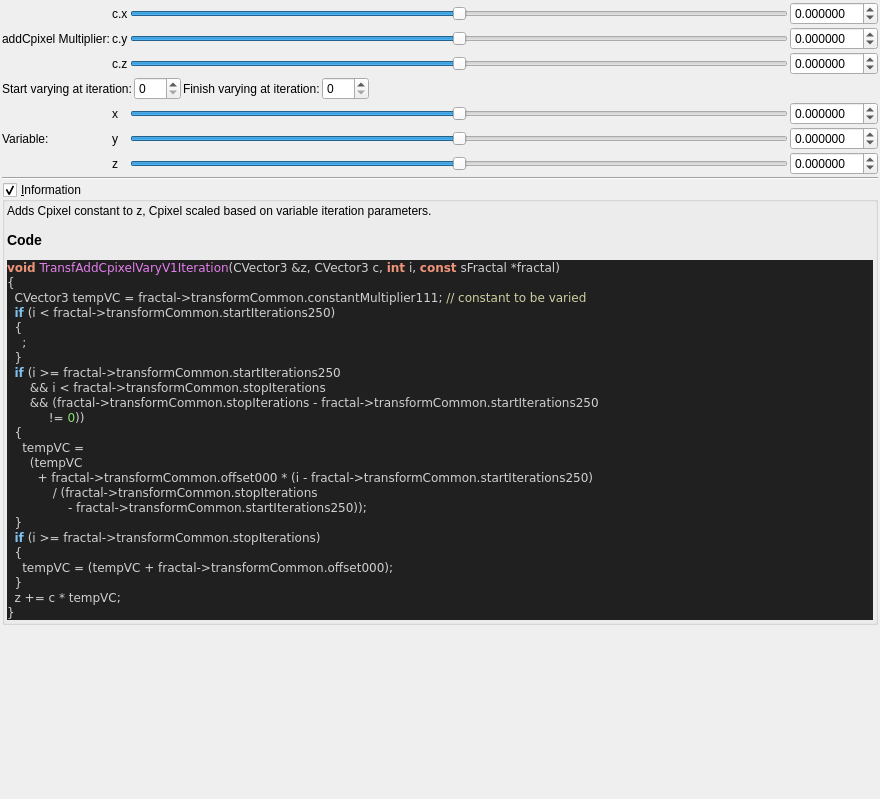
<?xml version="1.0" encoding="UTF-8"?>
<ui version="4.0">
 <class>transf_add_cpixel_vary_v1</class>
 <widget class="QWidget" name="Form">
  <property name="geometry">
   <rect>
    <x>0</x>
    <y>0</y>
    <width>880</width>
    <height>799</height>
   </rect>
  </property>
  <property name="windowTitle">
   <string notr="true">transf_add_cpixel_vary_v1</string>
  </property>
  <layout class="QVBoxLayout" name="verticalLayout">
   <property name="spacing">
    <number>2</number>
   </property>
   <property name="leftMargin">
    <number>2</number>
   </property>
   <property name="topMargin">
    <number>2</number>
   </property>
   <property name="rightMargin">
    <number>2</number>
   </property>
   <property name="bottomMargin">
    <number>2</number>
   </property>
   <item>
    <layout class="QGridLayout" name="gridLayout_44">
     <property name="spacing">
      <number>2</number>
     </property>
     <item row="4" column="1">
      <widget class="QLabel" name="label_167">
       <property name="text">
        <string notr="true">x</string>
       </property>
      </widget>
     </item>
     <item row="4" column="2">
      <widget class="QSlider" name="slider3_transf_offset_000_x">
       <property name="sizePolicy">
        <sizepolicy hsizetype="Expanding" vsizetype="Maximum">
         <horstretch>0</horstretch>
         <verstretch>0</verstretch>
        </sizepolicy>
       </property>
       <property name="minimum">
        <number>-5000000</number>
       </property>
       <property name="maximum">
        <number>5000000</number>
       </property>
       <property name="singleStep">
        <number>1</number>
       </property>
       <property name="orientation">
        <enum>Qt::Horizontal</enum>
       </property>
      </widget>
     </item>
     <item row="6" column="1">
      <widget class="QLabel" name="label_161">
       <property name="text">
        <string notr="true">z</string>
       </property>
      </widget>
     </item>
     <item row="5" column="2">
      <widget class="QSlider" name="slider3_transf_offset_000_y">
       <property name="sizePolicy">
        <sizepolicy hsizetype="Expanding" vsizetype="Maximum">
         <horstretch>0</horstretch>
         <verstretch>0</verstretch>
        </sizepolicy>
       </property>
       <property name="minimum">
        <number>-5000000</number>
       </property>
       <property name="maximum">
        <number>5000000</number>
       </property>
       <property name="singleStep">
        <number>1</number>
       </property>
       <property name="orientation">
        <enum>Qt::Horizontal</enum>
       </property>
      </widget>
     </item>
     <item row="2" column="3">
      <widget class="MyDoubleSpinBox" name="spinbox3_transf_constant_multiplier_111_z">
       <property name="sizePolicy">
        <sizepolicy hsizetype="Minimum" vsizetype="Maximum">
         <horstretch>0</horstretch>
         <verstretch>0</verstretch>
        </sizepolicy>
       </property>
       <property name="prefix">
        <string/>
       </property>
       <property name="suffix">
        <string/>
       </property>
       <property name="decimals">
        <number>6</number>
       </property>
       <property name="minimum">
        <double>-99.989999999999995</double>
       </property>
       <property name="maximum">
        <double>99.989999999999995</double>
       </property>
       <property name="singleStep">
        <double>0.100000000000000</double>
       </property>
      </widget>
     </item>
     <item row="5" column="3">
      <widget class="MyDoubleSpinBox" name="spinbox3_transf_offset_000_y">
       <property name="sizePolicy">
        <sizepolicy hsizetype="Minimum" vsizetype="Maximum">
         <horstretch>0</horstretch>
         <verstretch>0</verstretch>
        </sizepolicy>
       </property>
       <property name="prefix">
        <string/>
       </property>
       <property name="suffix">
        <string/>
       </property>
       <property name="decimals">
        <number>6</number>
       </property>
       <property name="minimum">
        <double>-99.989999999999995</double>
       </property>
       <property name="maximum">
        <double>99.989999999999995</double>
       </property>
       <property name="singleStep">
        <double>0.100000000000000</double>
       </property>
      </widget>
     </item>
     <item row="1" column="1">
      <widget class="QLabel" name="label_162">
       <property name="text">
        <string notr="true">c.y</string>
       </property>
      </widget>
     </item>
     <item row="6" column="2">
      <widget class="QSlider" name="slider3_transf_offset_000_z">
       <property name="sizePolicy">
        <sizepolicy hsizetype="Expanding" vsizetype="Maximum">
         <horstretch>0</horstretch>
         <verstretch>0</verstretch>
        </sizepolicy>
       </property>
       <property name="minimum">
        <number>-5000000</number>
       </property>
       <property name="maximum">
        <number>5000000</number>
       </property>
       <property name="singleStep">
        <number>1</number>
       </property>
       <property name="orientation">
        <enum>Qt::Horizontal</enum>
       </property>
      </widget>
     </item>
     <item row="0" column="1">
      <widget class="QLabel" name="label_160">
       <property name="text">
        <string notr="true">c.x</string>
       </property>
      </widget>
     </item>
     <item row="1" column="2">
      <widget class="QSlider" name="slider3_transf_constant_multiplier_111_y">
       <property name="sizePolicy">
        <sizepolicy hsizetype="Expanding" vsizetype="Maximum">
         <horstretch>0</horstretch>
         <verstretch>0</verstretch>
        </sizepolicy>
       </property>
       <property name="minimum">
        <number>-5000000</number>
       </property>
       <property name="maximum">
        <number>5000000</number>
       </property>
       <property name="singleStep">
        <number>1</number>
       </property>
       <property name="orientation">
        <enum>Qt::Horizontal</enum>
       </property>
      </widget>
     </item>
     <item row="0" column="3">
      <widget class="MyDoubleSpinBox" name="spinbox3_transf_constant_multiplier_111_x">
       <property name="sizePolicy">
        <sizepolicy hsizetype="Minimum" vsizetype="Maximum">
         <horstretch>0</horstretch>
         <verstretch>0</verstretch>
        </sizepolicy>
       </property>
       <property name="prefix">
        <string/>
       </property>
       <property name="suffix">
        <string/>
       </property>
       <property name="decimals">
        <number>6</number>
       </property>
       <property name="minimum">
        <double>-99.989999999999995</double>
       </property>
       <property name="maximum">
        <double>99.989999999999995</double>
       </property>
       <property name="singleStep">
        <double>0.100000000000000</double>
       </property>
      </widget>
     </item>
     <item row="2" column="2">
      <widget class="QSlider" name="slider3_transf_constant_multiplier_111_z">
       <property name="sizePolicy">
        <sizepolicy hsizetype="Expanding" vsizetype="Maximum">
         <horstretch>0</horstretch>
         <verstretch>0</verstretch>
        </sizepolicy>
       </property>
       <property name="minimum">
        <number>-5000000</number>
       </property>
       <property name="maximum">
        <number>5000000</number>
       </property>
       <property name="singleStep">
        <number>1</number>
       </property>
       <property name="orientation">
        <enum>Qt::Horizontal</enum>
       </property>
      </widget>
     </item>
     <item row="2" column="1">
      <widget class="QLabel" name="label_163">
       <property name="text">
        <string notr="true">c.z</string>
       </property>
      </widget>
     </item>
     <item row="0" column="2">
      <widget class="QSlider" name="slider3_transf_constant_multiplier_111_x">
       <property name="sizePolicy">
        <sizepolicy hsizetype="Preferred" vsizetype="Preferred">
         <horstretch>0</horstretch>
         <verstretch>0</verstretch>
        </sizepolicy>
       </property>
       <property name="minimum">
        <number>-5000000</number>
       </property>
       <property name="maximum">
        <number>5000000</number>
       </property>
       <property name="singleStep">
        <number>1</number>
       </property>
       <property name="orientation">
        <enum>Qt::Horizontal</enum>
       </property>
      </widget>
     </item>
     <item row="6" column="3">
      <widget class="MyDoubleSpinBox" name="spinbox3_transf_offset_000_z">
       <property name="sizePolicy">
        <sizepolicy hsizetype="Minimum" vsizetype="Maximum">
         <horstretch>0</horstretch>
         <verstretch>0</verstretch>
        </sizepolicy>
       </property>
       <property name="prefix">
        <string/>
       </property>
       <property name="suffix">
        <string/>
       </property>
       <property name="decimals">
        <number>6</number>
       </property>
       <property name="minimum">
        <double>-99.989999999999995</double>
       </property>
       <property name="maximum">
        <double>99.989999999999995</double>
       </property>
       <property name="singleStep">
        <double>0.100000000000000</double>
       </property>
      </widget>
     </item>
     <item row="1" column="3">
      <widget class="MyDoubleSpinBox" name="spinbox3_transf_constant_multiplier_111_y">
       <property name="sizePolicy">
        <sizepolicy hsizetype="Minimum" vsizetype="Maximum">
         <horstretch>0</horstretch>
         <verstretch>0</verstretch>
        </sizepolicy>
       </property>
       <property name="prefix">
        <string/>
       </property>
       <property name="suffix">
        <string/>
       </property>
       <property name="decimals">
        <number>6</number>
       </property>
       <property name="minimum">
        <double>-99.989999999999995</double>
       </property>
       <property name="maximum">
        <double>99.989999999999995</double>
       </property>
       <property name="singleStep">
        <double>0.100000000000000</double>
       </property>
      </widget>
     </item>
     <item row="4" column="3">
      <widget class="MyDoubleSpinBox" name="spinbox3_transf_offset_000_x">
       <property name="sizePolicy">
        <sizepolicy hsizetype="Minimum" vsizetype="Maximum">
         <horstretch>0</horstretch>
         <verstretch>0</verstretch>
        </sizepolicy>
       </property>
       <property name="prefix">
        <string/>
       </property>
       <property name="suffix">
        <string/>
       </property>
       <property name="decimals">
        <number>6</number>
       </property>
       <property name="minimum">
        <double>-99.989999999999995</double>
       </property>
       <property name="maximum">
        <double>99.989999999999995</double>
       </property>
       <property name="singleStep">
        <double>0.100000000000000</double>
       </property>
      </widget>
     </item>
     <item row="1" column="0">
      <widget class="QLabel" name="label_164">
       <property name="text">
        <string>addCpixel Multiplier:</string>
       </property>
      </widget>
     </item>
     <item row="5" column="1">
      <widget class="QLabel" name="label_165">
       <property name="text">
        <string notr="true">y</string>
       </property>
      </widget>
     </item>
     <item row="3" column="0" colspan="4">
      <layout class="QGridLayout" name="gridLayout_45">
       <item row="0" column="3">
        <widget class="MySpinBox" name="spinboxInt_transf_stop_iterations">
         <property name="sizePolicy">
          <sizepolicy hsizetype="Minimum" vsizetype="Maximum">
           <horstretch>0</horstretch>
           <verstretch>0</verstretch>
          </sizepolicy>
         </property>
         <property name="maximum">
          <number>250</number>
         </property>
        </widget>
       </item>
       <item row="0" column="4">
        <spacer name="horizontalSpacer_24">
         <property name="orientation">
          <enum>Qt::Horizontal</enum>
         </property>
         <property name="sizeHint" stdset="0">
          <size>
           <width>40</width>
           <height>20</height>
          </size>
         </property>
        </spacer>
       </item>
       <item row="0" column="1">
        <widget class="MySpinBox" name="spinboxInt_transf_start_iterations_250">
         <property name="sizePolicy">
          <sizepolicy hsizetype="Minimum" vsizetype="Maximum">
           <horstretch>0</horstretch>
           <verstretch>0</verstretch>
          </sizepolicy>
         </property>
         <property name="maximum">
          <number>250</number>
         </property>
        </widget>
       </item>
       <item row="0" column="2">
        <widget class="QLabel" name="label_169">
         <property name="text">
          <string>Finish varying at iteration:</string>
         </property>
        </widget>
       </item>
       <item row="0" column="0">
        <widget class="QLabel" name="label_171">
         <property name="text">
          <string>Start varying at iteration:</string>
         </property>
        </widget>
       </item>
      </layout>
     </item>
     <item row="5" column="0">
      <widget class="QLabel" name="label_166">
       <property name="text">
        <string>Variable:</string>
       </property>
      </widget>
     </item>
    </layout>
   </item>
   <item>
    <widget class="Line" name="line_31">
     <property name="orientation">
      <enum>Qt::Horizontal</enum>
     </property>
    </widget>
   </item>
   <item>
    <widget class="MyGroupBox" name="groupCheck_info">
     <property name="title">
      <string>&amp;Information</string>
     </property>
     <property name="flat">
      <bool>false</bool>
     </property>
     <property name="checkable">
      <bool>true</bool>
     </property>
     <layout class="QVBoxLayout" name="verticalLayout_2">
      <property name="spacing">
       <number>2</number>
      </property>
      <property name="leftMargin">
       <number>2</number>
      </property>
      <property name="topMargin">
       <number>2</number>
      </property>
      <property name="rightMargin">
       <number>2</number>
      </property>
      <property name="bottomMargin">
       <number>2</number>
      </property>
      <item>
       <widget class="QLabel" name="label_code_content">
        <property name="text">
         <string notr="true">&lt;p&gt;Adds Cpixel constant to z, Cpixel scaled  based on variable iteration parameters.&lt;/p&gt;&lt;table&gt;
&lt;/table&gt;
&lt;h3&gt;Code&lt;/h3&gt;
&lt;body style=&quot;background-color:#202020&quot;&gt;
&lt;pre style=&quot;color:#d0d0d0; background-color:#202020;  font-family:'Courier New',monospace;&quot;&gt;&lt;span style=&quot;color:#f09479; font-weight:bold&quot;&gt;void&lt;/span&gt; &lt;span style=&quot;color:#e47eed&quot;&gt;TransfAddCpixelVaryV1Iteration&lt;/span&gt;&lt;span style=&quot;color:#d0d0d0&quot;&gt;(&lt;/span&gt;CVector3 &lt;span style=&quot;color:#d0d0d0&quot;&gt;&amp;amp;&lt;/span&gt;z&lt;span style=&quot;color:#d0d0d0&quot;&gt;,&lt;/span&gt; CVector3 c&lt;span style=&quot;color:#d0d0d0&quot;&gt;,&lt;/span&gt; &lt;span style=&quot;color:#f09479; font-weight:bold&quot;&gt;int&lt;/span&gt; i&lt;span style=&quot;color:#d0d0d0&quot;&gt;,&lt;/span&gt; &lt;span style=&quot;color:#f09479; font-weight:bold&quot;&gt;const&lt;/span&gt; sFractal &lt;span style=&quot;color:#d0d0d0&quot;&gt;*&lt;/span&gt;fractal&lt;span style=&quot;color:#d0d0d0&quot;&gt;)&lt;/span&gt;
&lt;span style=&quot;color:#d0d0d0&quot;&gt;{&lt;/span&gt;
  CVector3 tempVC &lt;span style=&quot;color:#d0d0d0&quot;&gt;=&lt;/span&gt; fractal&lt;span style=&quot;color:#d0d0d0&quot;&gt;-&amp;gt;&lt;/span&gt;transformCommon&lt;span style=&quot;color:#d0d0d0&quot;&gt;.&lt;/span&gt;constantMultiplier111&lt;span style=&quot;color:#d0d0d0&quot;&gt;;&lt;/span&gt; &lt;span style=&quot;color:#d0d0a0&quot;&gt;// constant to be varied&lt;/span&gt;
  &lt;span style=&quot;color:#7ec0ee; font-weight:bold&quot;&gt;if&lt;/span&gt; &lt;span style=&quot;color:#d0d0d0&quot;&gt;(&lt;/span&gt;i &lt;span style=&quot;color:#d0d0d0&quot;&gt;&amp;lt;&lt;/span&gt; fractal&lt;span style=&quot;color:#d0d0d0&quot;&gt;-&amp;gt;&lt;/span&gt;transformCommon&lt;span style=&quot;color:#d0d0d0&quot;&gt;.&lt;/span&gt;startIterations250&lt;span style=&quot;color:#d0d0d0&quot;&gt;)&lt;/span&gt;
  &lt;span style=&quot;color:#d0d0d0&quot;&gt;{&lt;/span&gt;
    &lt;span style=&quot;color:#d0d0d0&quot;&gt;;&lt;/span&gt;
  &lt;span style=&quot;color:#d0d0d0&quot;&gt;}&lt;/span&gt;
  &lt;span style=&quot;color:#7ec0ee; font-weight:bold&quot;&gt;if&lt;/span&gt; &lt;span style=&quot;color:#d0d0d0&quot;&gt;(&lt;/span&gt;i &lt;span style=&quot;color:#d0d0d0&quot;&gt;&amp;gt;=&lt;/span&gt; fractal&lt;span style=&quot;color:#d0d0d0&quot;&gt;-&amp;gt;&lt;/span&gt;transformCommon&lt;span style=&quot;color:#d0d0d0&quot;&gt;.&lt;/span&gt;startIterations250
      &lt;span style=&quot;color:#d0d0d0&quot;&gt;&amp;amp;&amp;amp;&lt;/span&gt; i &lt;span style=&quot;color:#d0d0d0&quot;&gt;&amp;lt;&lt;/span&gt; fractal&lt;span style=&quot;color:#d0d0d0&quot;&gt;-&amp;gt;&lt;/span&gt;transformCommon&lt;span style=&quot;color:#d0d0d0&quot;&gt;.&lt;/span&gt;stopIterations
      &lt;span style=&quot;color:#d0d0d0&quot;&gt;&amp;amp;&amp;amp; (&lt;/span&gt;fractal&lt;span style=&quot;color:#d0d0d0&quot;&gt;-&amp;gt;&lt;/span&gt;transformCommon&lt;span style=&quot;color:#d0d0d0&quot;&gt;.&lt;/span&gt;stopIterations &lt;span style=&quot;color:#d0d0d0&quot;&gt;-&lt;/span&gt; fractal&lt;span style=&quot;color:#d0d0d0&quot;&gt;-&amp;gt;&lt;/span&gt;transformCommon&lt;span style=&quot;color:#d0d0d0&quot;&gt;.&lt;/span&gt;startIterations250
           &lt;span style=&quot;color:#d0d0d0&quot;&gt;!=&lt;/span&gt; &lt;span style=&quot;color:#87df71&quot;&gt;0&lt;/span&gt;&lt;span style=&quot;color:#d0d0d0&quot;&gt;))&lt;/span&gt;
  &lt;span style=&quot;color:#d0d0d0&quot;&gt;{&lt;/span&gt;
    tempVC &lt;span style=&quot;color:#d0d0d0&quot;&gt;=&lt;/span&gt;
      &lt;span style=&quot;color:#d0d0d0&quot;&gt;(&lt;/span&gt;tempVC
        &lt;span style=&quot;color:#d0d0d0&quot;&gt;+&lt;/span&gt; fractal&lt;span style=&quot;color:#d0d0d0&quot;&gt;-&amp;gt;&lt;/span&gt;transformCommon&lt;span style=&quot;color:#d0d0d0&quot;&gt;.&lt;/span&gt;offset000 &lt;span style=&quot;color:#d0d0d0&quot;&gt;* (&lt;/span&gt;i &lt;span style=&quot;color:#d0d0d0&quot;&gt;-&lt;/span&gt; fractal&lt;span style=&quot;color:#d0d0d0&quot;&gt;-&amp;gt;&lt;/span&gt;transformCommon&lt;span style=&quot;color:#d0d0d0&quot;&gt;.&lt;/span&gt;startIterations250&lt;span style=&quot;color:#d0d0d0&quot;&gt;)&lt;/span&gt;
            &lt;span style=&quot;color:#d0d0d0&quot;&gt;/ (&lt;/span&gt;fractal&lt;span style=&quot;color:#d0d0d0&quot;&gt;-&amp;gt;&lt;/span&gt;transformCommon&lt;span style=&quot;color:#d0d0d0&quot;&gt;.&lt;/span&gt;stopIterations
                &lt;span style=&quot;color:#d0d0d0&quot;&gt;-&lt;/span&gt; fractal&lt;span style=&quot;color:#d0d0d0&quot;&gt;-&amp;gt;&lt;/span&gt;transformCommon&lt;span style=&quot;color:#d0d0d0&quot;&gt;.&lt;/span&gt;startIterations250&lt;span style=&quot;color:#d0d0d0&quot;&gt;));&lt;/span&gt;
  &lt;span style=&quot;color:#d0d0d0&quot;&gt;}&lt;/span&gt;
  &lt;span style=&quot;color:#7ec0ee; font-weight:bold&quot;&gt;if&lt;/span&gt; &lt;span style=&quot;color:#d0d0d0&quot;&gt;(&lt;/span&gt;i &lt;span style=&quot;color:#d0d0d0&quot;&gt;&amp;gt;=&lt;/span&gt; fractal&lt;span style=&quot;color:#d0d0d0&quot;&gt;-&amp;gt;&lt;/span&gt;transformCommon&lt;span style=&quot;color:#d0d0d0&quot;&gt;.&lt;/span&gt;stopIterations&lt;span style=&quot;color:#d0d0d0&quot;&gt;)&lt;/span&gt;
  &lt;span style=&quot;color:#d0d0d0&quot;&gt;{&lt;/span&gt;
    tempVC &lt;span style=&quot;color:#d0d0d0&quot;&gt;= (&lt;/span&gt;tempVC &lt;span style=&quot;color:#d0d0d0&quot;&gt;+&lt;/span&gt; fractal&lt;span style=&quot;color:#d0d0d0&quot;&gt;-&amp;gt;&lt;/span&gt;transformCommon&lt;span style=&quot;color:#d0d0d0&quot;&gt;.&lt;/span&gt;offset000&lt;span style=&quot;color:#d0d0d0&quot;&gt;);&lt;/span&gt;
  &lt;span style=&quot;color:#d0d0d0&quot;&gt;}&lt;/span&gt;
  z &lt;span style=&quot;color:#d0d0d0&quot;&gt;+=&lt;/span&gt; c &lt;span style=&quot;color:#d0d0d0&quot;&gt;*&lt;/span&gt; tempVC&lt;span style=&quot;color:#d0d0d0&quot;&gt;;&lt;/span&gt;
&lt;span style=&quot;color:#d0d0d0&quot;&gt;}&lt;/span&gt;
&lt;/pre&gt;
&lt;/body&gt;</string>
        </property>
        <property name="wordWrap">
         <bool>true</bool>
        </property>
        <property name="openExternalLinks">
         <bool>true</bool>
        </property>
        <property name="textInteractionFlags">
         <set>Qt::LinksAccessibleByMouse|Qt::TextSelectableByMouse</set>
        </property>
       </widget>
      </item>
     </layout>
    </widget>
   </item>
   <item>
    <spacer name="verticalSpacer">
     <property name="orientation">
      <enum>Qt::Vertical</enum>
     </property>
     <property name="sizeHint" stdset="0">
      <size>
       <width>20</width>
       <height>40</height>
      </size>
     </property>
    </spacer>
   </item>
  </layout>
 </widget>
 <customwidgets>
  <customwidget>
   <class>MyDoubleSpinBox</class>
   <extends>QDoubleSpinBox</extends>
   <header>my_double_spin_box.h</header>
  </customwidget>
  <customwidget>
   <class>MyGroupBox</class>
   <extends>QGroupBox</extends>
   <header>my_group_box.h</header>
   <container>1</container>
  </customwidget>
  <customwidget>
   <class>MySpinBox</class>
   <extends>QSpinBox</extends>
   <header>my_spin_box.h</header>
  </customwidget>
 </customwidgets>
 <tabstops>
  <tabstop>slider3_transf_constant_multiplier_111_x</tabstop>
  <tabstop>spinbox3_transf_constant_multiplier_111_x</tabstop>
  <tabstop>slider3_transf_constant_multiplier_111_y</tabstop>
  <tabstop>spinbox3_transf_constant_multiplier_111_y</tabstop>
  <tabstop>slider3_transf_constant_multiplier_111_z</tabstop>
  <tabstop>spinbox3_transf_constant_multiplier_111_z</tabstop>
  <tabstop>spinboxInt_transf_start_iterations_250</tabstop>
  <tabstop>spinboxInt_transf_stop_iterations</tabstop>
  <tabstop>slider3_transf_offset_000_x</tabstop>
  <tabstop>spinbox3_transf_offset_000_x</tabstop>
  <tabstop>slider3_transf_offset_000_y</tabstop>
  <tabstop>spinbox3_transf_offset_000_y</tabstop>
  <tabstop>slider3_transf_offset_000_z</tabstop>
  <tabstop>spinbox3_transf_offset_000_z</tabstop>
  <tabstop>groupCheck_info</tabstop>
 </tabstops>
 <resources/>
 <connections/>
</ui>
